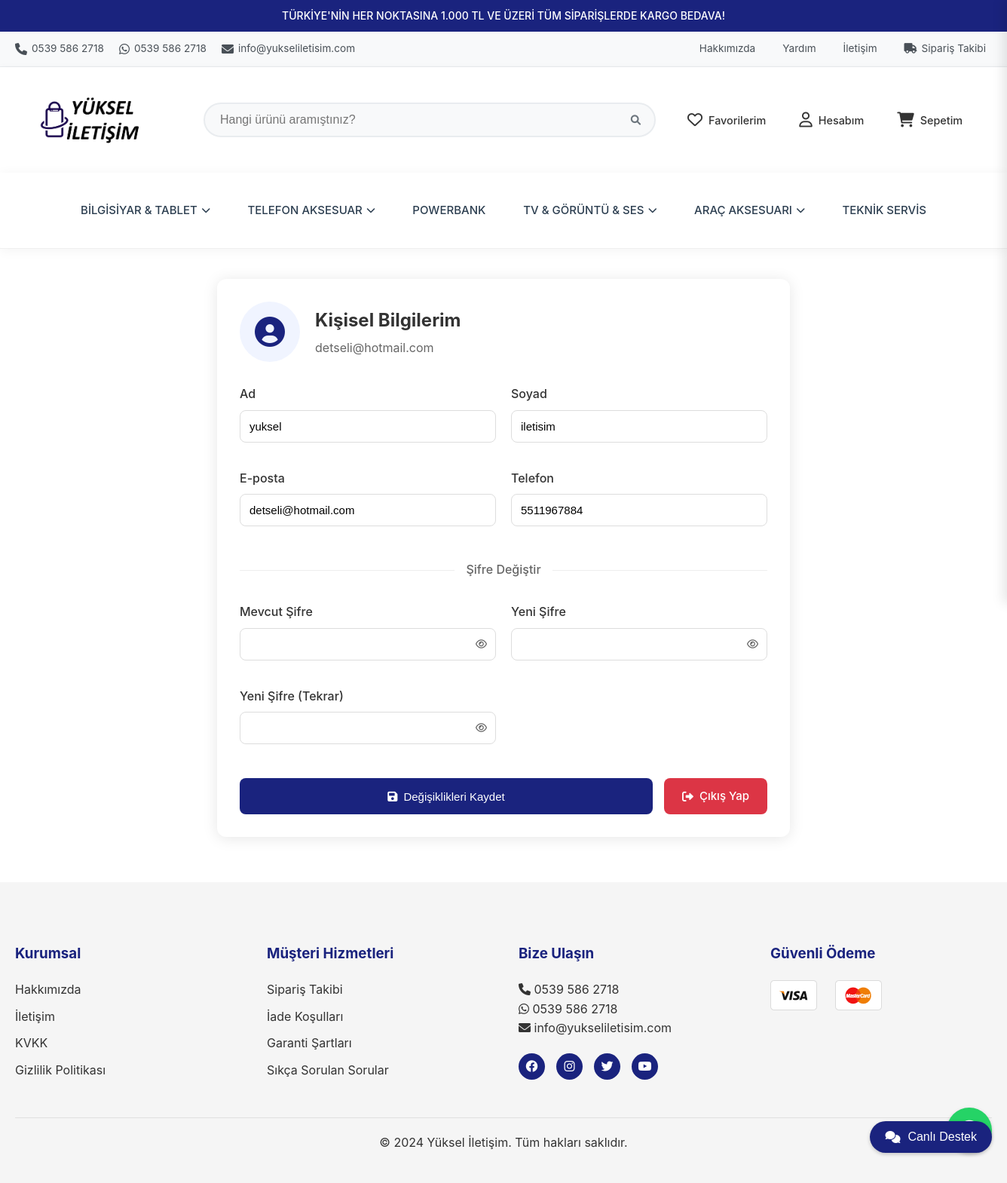
The app's page /profile (signed in) with its own data.
### models.py (models this page shows, shortened)
class Category(db.Model):
    id = db.Column(db.Integer, primary_key=True)
    name = db.Column(db.String(100), nullable=False)
    slug = db.Column(db.String(100), unique=True)
    description = db.Column(db.Text)
    parent_id = db.Column(db.Integer, db.ForeignKey('category.id'))
    image = db.Column(db.String(200))
    is_active = db.Column(db.Boolean, default=True)
    order = db.Column(db.Integer, default=0)
    meta_title = db.Column(db.String(200))
    meta_description = db.Column(db.Text)
    created_at = db.Column(db.DateTime, default=datetime.utcnow)
    updated_at = db.Column(db.DateTime, default=datetime.utcnow, onupdate=datetime.utcnow)
    children = db.relationship(
        'Category',
        backref=db.backref('parent', remote_side=[id]),
        lazy='dynamic'
    )

class User(UserMixin, db.Model):
    id = db.Column(db.Integer, primary_key=True)
    email = db.Column(db.String(120), unique=True, nullable=False)
    password_hash = db.Column(db.String(128))
    first_name = db.Column(db.String(50))
    last_name = db.Column(db.String(50))
    phone = db.Column(db.String(15))
    category_id = db.Column(db.Integer, db.ForeignKey('category.id'))  # Yeni eklendi
    is_active = db.Column(db.Boolean, default=True)
    is_admin = db.Column(db.Boolean, default=False)
    created_at = db.Column(db.DateTime, default=datetime.utcnow)
    last_login = db.Column(db.DateTime)

### app.py (the view, shortened to what this page needs)
    @app.route('/profile', methods=['GET', 'POST'])
    @login_required
    def profile():
        return render_template('profile.html')

### templates/profile.html (shortened to what this page needs)
{% extends 'base.html' %}
{% block content %}
<div class="profile-container">
    <div class="profile-card">
        <div class="profile-header">
            <div class="user-avatar">
                <i class="fas fa-user-circle"></i>
            </div>
            <div class="user-info">
                <h1>Kişisel Bilgilerim</h1>
                <p>{{ current_user.email }}</p>
            </div>
        </div>
        <form id="profileForm" method="POST">
            <div class="form-grid">
                <div class="form-group">
                    <label for="first_name">Ad</label>
                    <input type="text"
                           id="first_name"
                           name="first_name"
                           value="{{ current_user.first_name }}"
                           required>
                </div>
                <div class="form-group">
                    <label for="last_name">Soyad</label>
                    <input type="text"
                           id="last_name"
                           name="last_name"
                           value="{{ current_user.last_name }}"
                           required>
                </div>
                <div class="form-group">
                    <label for="email">E-posta</label>
                    <input type="email"
                           id="email"
                           name="email"
                           value="{{ current_user.email }}"
                           required>
                </div>
                <div class="form-group">
                    <label for="phone">Telefon</label>
                    <input type="tel"
                           id="phone"
                           name="phone"
                           value="{{ current_user.phone or '' }}"
                           placeholder="05XX XXX XX XX">
                </div>
            </div>
            <div class="divider">
                <span>Şifre Değiştir</span>
            </div>
            <div class="form-grid">
                <div class="form-group">
                    <label for="current_password">Mevcut Şifre</label>
                    <div class="password-input">
                        <input type="password"
                               id="current_password"
                               name="current_password">
                        <button type="button" class="toggle-password">
                            <i class="far fa-eye"></i>
                        </button>
                    </div>
                </div>
                <div class="form-group">
                    <label for="new_password">Yeni Şifre</label>
                    <div class="password-input">
                        <input type="password"
                               id="new_password"
                               name="new_password">
                        <button type="button" class="toggle-password">
                            <i class="far fa-eye"></i>
                        </button>
                    </div>
                </div>
                <div class="form-group">
                    <label for="confirm_password">Yeni Şifre (Tekrar)</label>
                    <div class="password-input">
                        <input type="password"
                               id="confirm_password"
                               name="confirm_password">
                        <button type="button" class="toggle-password">
                            <i class="far fa-eye"></i>
                        </button>
                    </div>
                </div>
            </div>
            <div class="button-group">
                <button type="submit" class="btn btn-save">
                    <i class="fas fa-save"></i>
                    Değişiklikleri Kaydet
                </button>
                <a href="{{ url_for('logout') }}" class="btn btn-logout">
                    <i class="fas fa-sign-out-alt"></i>
                    Çıkış Yap
                </a>
            </div>
        </form>
    </div>
</div>
{% endblock %}

### templates/base.html (shortened to what this page needs)
<!DOCTYPE html>
<html lang="tr">
<head>
    <link rel="stylesheet" href="https://cdnjs.cloudflare.com/ajax/libs/font-awesome/6.0.0/css/all.min.css">
    <link rel="stylesheet" href="{{ url_for('static', filename='css/main.css') }}">
    <link rel="stylesheet" href="{{ url_for('static', filename='css/product.css') }}">
    <link rel="stylesheet" href="{{ url_for('static', filename='css/cart.css') }}">
    <link rel="stylesheet" href="{{ url_for('static', filename='css/responsive.css') }}">
</head>
<body>
    <div class="announcement-bar">
        TÜRKİYE'NİN HER NOKTASINA 1.000 TL VE ÜZERİ TÜM SİPARİŞLERDE KARGO BEDAVA!
    </div>
    <div class="top-bar">
        <div class="container">
            <div class="header-contact">
                <a href="tel:05305600735">
                    <i class="fas fa-phone"></i>
                    0539 586 2718
                </a>
                <a href="https://wa.me/05305600735">
                    <i class="fab fa-whatsapp"></i>
                    0539 586 2718
                </a>
                <a href="mailto:info@yukseliletisim.com">
                    <i class="fas fa-envelope"></i>
                    info@yukseliletisim.com
                </a>
            </div>
            <div class="header-menu">
                <a href="{{ url_for('index') }}">Hakkımızda</a>
                <a href="{{ url_for('index') }}">Yardım</a>
                <a href="{{ url_for('index') }}">İletişim</a>
                <a href="{{ url_for('index') }}">
                    <i class="fas fa-truck"></i>
                    Sipariş Takibi
                </a>
            </div>
        </div>
    </div>
    <header class="main-header">
        <div class="container">
            <div class="logo">
                <a href="{{ url_for('index') }}">
                    <img src="{{ url_for('static', filename='images/logo.png') }}"
                         onerror="this.src='\/static\/images\/default-logo.png'"
                         alt="Yüksel İletişim">
                </a>
            </div>
            <div class="search-container">
                <form action="{{ url_for('search') }}" method="GET">
                    <input type="text"
                           name="q"
                           class="search-input"
                           placeholder="Hangi ürünü aramıştınız?"
                           autocomplete="off"
                           required>
                    <button type="submit" class="search-button">
                        <i class="fas fa-search"></i>
                    </button>
                </form>
            </div>
            <div class="user-menu">
                <a href="#" class="menu-item">
                    <i class="far fa-heart"></i>
                    <span>Favorilerim</span>
                </a>
                {% if current_user.is_authenticated %}
                    <a href="{{ url_for('profile') }}" class="menu-item">
                        <i class="far fa-user"></i>
                        <span>Hesabım</span>
                    </a>
                {% else %}
                    <a href="{{ url_for('login') }}" class="menu-item">
                        <i class="far fa-user"></i>
                        <span>Giriş Yap</span>
                    </a>
                {% endif %}
                <a href="{{ url_for('cart') }}" class="menu-item">
                    <i class="fas fa-shopping-cart"></i>
                    <span>Sepetim</span>
                </a>
            </div>
        </div>
    </header>
    <nav class="main-nav">
        <div class="container">
            <div class="nav-wrapper">
                <ul class="nav-list">
                    {% for category in categories %}
                    <li class="nav-item{% if category.children.count() > 0 %} has-dropdown{% endif %}">
                        <a href="{{ url_for('category_products', category_name=category.name) }}" class="nav-link">
                            {{ category.name }}
                            {% if category.children.count() > 0 %}
                            <i class="fas fa-chevron-down"></i>
                            {% endif %}
                        </a>
                    </li>
                    {% endfor %}
                </ul>
            </div>
        </div>
     </nav>
    <main>
        {% block content %}{% endblock %}
    </main>
    <footer>
        <div class="container">
            <div class="footer-content">
                <div class="footer-section">
                    <h3>Kurumsal</h3>
                    <ul>
                        <li><a href="{{ url_for('index') }}">Hakkımızda</a></li>
                        <li><a href="{{ url_for('index') }}">İletişim</a></li>
                        <li><a href="{{ url_for('index') }}">KVKK</a></li>
                        <li><a href="{{ url_for('index') }}">Gizlilik Politikası</a></li>
                    </ul>
                </div>
                <div class="footer-section">
                    <h3>Müşteri Hizmetleri</h3>
                    <ul>
                        <li><a href="{{ url_for('index') }}">Sipariş Takibi</a></li>
                        <li><a href="{{ url_for('index') }}">İade Koşulları</a></li>
                        <li><a href="{{ url_for('index') }}">Garanti Şartları</a></li>
                        <li><a href="{{ url_for('index') }}">Sıkça Sorulan Sorular</a></li>
                    </ul>
                </div>
                <div class="footer-section">
                    <h3>Bize Ulaşın</h3>
                    <div class="contact-info">
                        <p><i class="fas fa-phone"></i> 0539 586 2718</p>
                        <p><i class="fab fa-whatsapp"></i> 0539 586 2718</p>
                        <p><i class="fas fa-envelope"></i> info@yukseliletisim.com</p>
                    </div>
                    <div class="social-media">
                        <a href="#" target="_blank"><i class="fab fa-facebook"></i></a>
                        <a href="#" target="_blank"><i class="fab fa-instagram"></i></a>
                        <a href="#" target="_blank"><i class="fab fa-twitter"></i></a>
                        <a href="#" target="_blank"><i class="fab fa-youtube"></i></a>
                    </div>
                </div>
                <div class="footer-section">
                    <h3>Güvenli Ödeme</h3>
                    <div class="payment-methods">
                        <img src="{{ url_for('static', filename='images/payment-methods.png') }}"
                             onerror="this.style.display='none'"
                             alt="Ödeme Yöntemleri">
                    </div>
                </div>
            </div>
            <div class="footer-bottom">
                <p>&copy; 2024 Yüksel İletişim. Tüm hakları saklıdır.</p>
            </div>
        </div>
    </footer>
    <div class="whatsapp-float">
        <a href="https://wa.me/05305600735" target="_blank">
        </a>
    </div>
    <div class="live-chat-float">
        <button id="liveChatButton">
            <i class="fas fa-comments"></i>
            <span>Canlı Destek</span>
        </button>
    </div>
</body>
</html>

### static/css/product.css (style rules this page uses)
.container { max-width: 1400px; margin: 0 auto; padding: 20px; }

### templates/profile.html (style rules this page uses)
.profile-container { max-width: 800px; margin: 40px auto; padding: 0 20px; }
.profile-card { background: white; border-radius: 12px; box-shadow: 0 2px 20px rgba(0,0,0,0.1); padding: 30px; }
.profile-header { display: flex; align-items: center; gap: 20px; margin-bottom: 30px; }
.user-avatar { width: 80px; height: 80px; background: #f0f4ff; border-radius: 50%; display: flex; align-items: center; justify-content: center; }
.user-avatar i { font-size: 40px; color: #1a237e; }
.user-info h1 { margin: 0; font-size: 24px; color: #333; }
.user-info p { margin: 5px 0 0; color: #666; }
.form-grid { display: grid; grid-template-columns: repeat(2, 1fr); gap: 20px; margin-bottom: 30px; }
.form-group { margin-bottom: 15px; }
.form-group label { display: block; margin-bottom: 8px; color: #333; font-weight: 500; }
.form-group input { width: 100%; padding: 12px; border: 1px solid #ddd; border-radius: 8px; font-size: 15px; transition: all 0.3s; }
.password-input { position: relative; display: flex; align-items: center; }
.toggle-password { position: absolute; right: 12px; background: none; border: none; color: #666; cursor: pointer; padding: 0; }
.divider { position: relative; text-align: center; margin: 30px 0; }
.divider::before { content: ''; position: absolute; left: 0; top: 50%; width: 100%; height: 1px; background: #eee; }
.divider span { background: white; padding: 0 15px; color: #666; font-weight: 500; position: relative; }
.button-group { display: flex; gap: 15px; margin-top: 30px; }
.btn { display: inline-flex; align-items: center; justify-content: center; gap: 8px; padding: 12px 24px; border: none; border-radius: 8px; font-size: 15px; font-weight: 500; cursor: pointer; transition: all 0.3s; }
.btn-save { background: #1a237e; color: white; flex: 1; }
.btn-logout { background: #dc3545; color: white; text-decoration: none; }
.profile-card { animation: fadeIn 0.5s ease; }

### records on screen
Category: name "BİLGİSİYAR & TABLET"
Category: name "TELEFON AKSESUAR"
Category: name "POWERBANK"
Category: name "TV & GÖRÜNTÜ & SES"
Category: name "ARAÇ AKSESUARI"
Category: name "TEKNİK SERVİS"
User: email "detseli@hotmail.com", first_name "yuksel", last_name "iletisim", phone "5511967884"
